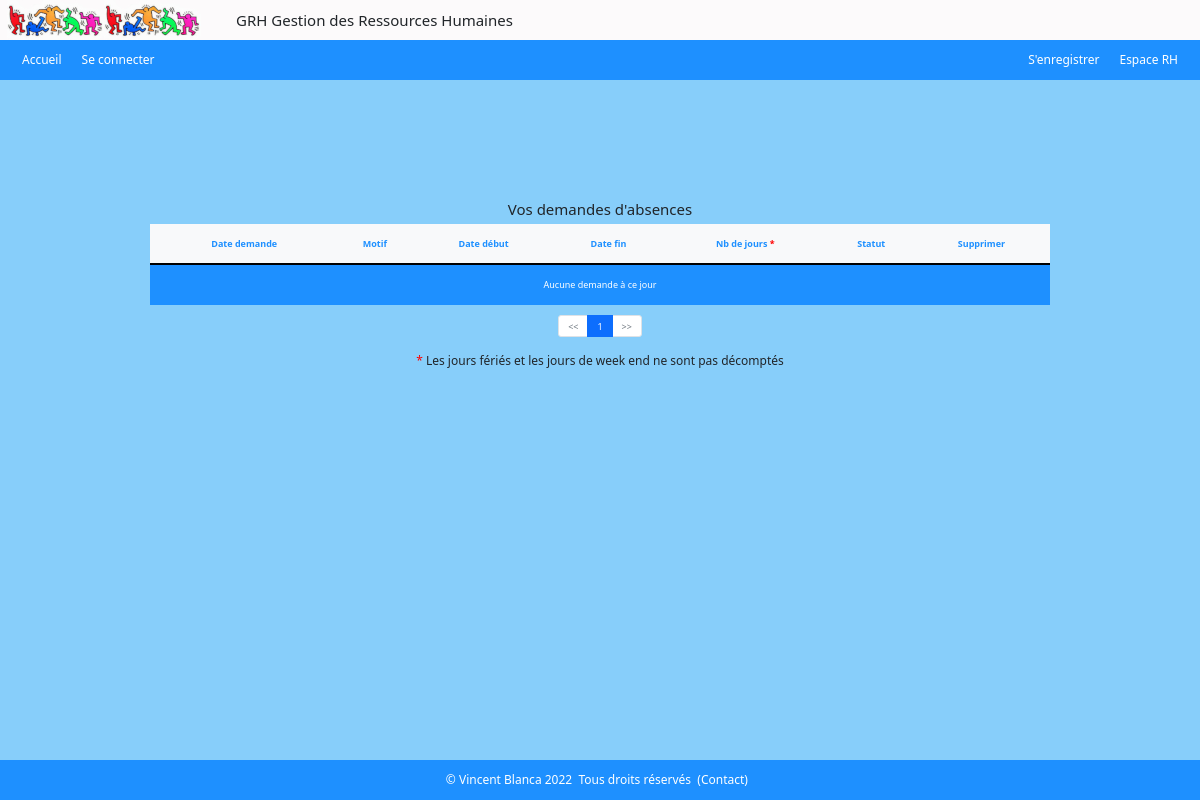
The page /index.php?action=consultDemAbs (signed in) on the database as committed earlier.
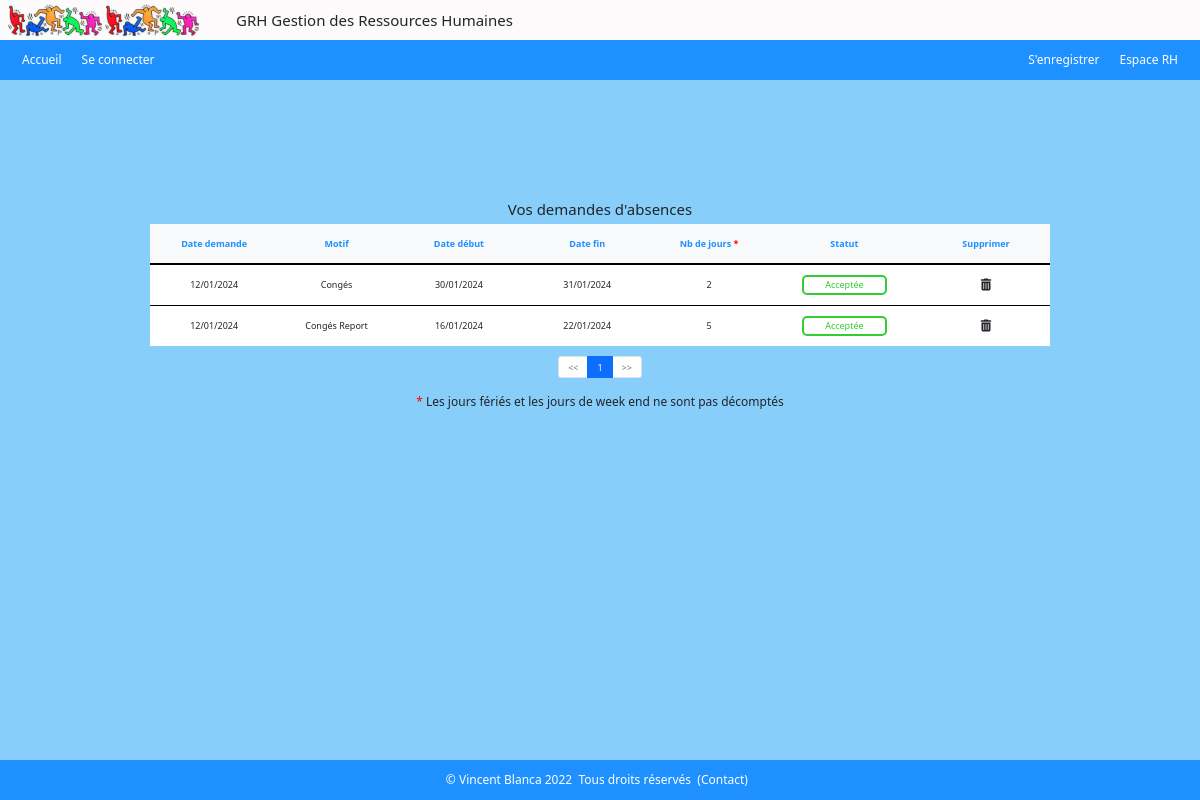
The same page on the database as committed later.
### tables this page shows
CREATE TABLE IF NOT EXISTS `demande_absence` (
  `demabsid` int NOT NULL AUTO_INCREMENT,
  `date_dem` date NOT NULL,
  `date_deb` date NOT NULL,
  `date_fin` date NOT NULL,
  `annee` year NOT NULL,
  `nb_j` int NOT NULL,
  `etat` varchar(50) NOT NULL,
  `empid` int UNSIGNED NOT NULL,
  `typeid` int NOT NULL,
  PRIMARY KEY (`demabsid`),
  KEY `empid` (`empid`),
  KEY `typeid` (`typeid`)
);

CREATE TABLE IF NOT EXISTS `type_conge` (
  `id` int NOT NULL AUTO_INCREMENT,
  `libelle` varchar(50) NOT NULL,
  PRIMARY KEY (`id`)
);

### controlers/controler_consult_dem_abs.php (called while the page is built, shortened)
<?php
require ('./models/model_consult_dem_abs.php');
function consultDemAbs()
{
    $id = $_SESSION['id'];
    $req_dem_abs = getDemAbsUser($id);
    $dem_abs = $req_dem_abs->fetchAll(PDO::FETCH_ASSOC);
    if(isset($_GET['page']) && !empty($_GET['page'])) {
        $page = $_GET['page'];
    } else {
        $page = 1;
    }
    $nbLignesPage = 10;
    $nbLignes     = count($dem_abs);
    if($nbLignes == 0) {
        $nbLignes = 1;
    }
    $mapage = new Pagination($page);
    $mapage->setNbPages($nbLignesPage, $nbLignes);
    $mapage->setRecords($nbLignes);
    $mapage->setNbLignesPages($nbLignesPage);
    require('./views/view_consult_dem_abs.php');
}

### models/model_consult_dem_abs.php (called while the page is built, shortened)
<?php
function getDemAbsUser($id)
{
    $bdd = $GLOBALS['bdd'];
    $req_dem_abs = $bdd->prepare("SELECT * FROM demande_absence da, type_conge tc WHERE empid =:empid AND da.typeid = tc.id ORDER BY da.date_deb DESC");
    $req_dem_abs->execute(
        [
            'empid' => $id,
        ]
    );
    return $req_dem_abs;
}

### classes/pagination.class.php (called while the page is built, shortened)
<?php
class Pagination
{
    public $nbpages;
    public $nblignespages;
    public $nbrecords;
    public $page;
    public function __construct(int $page)
    {
        $this->page = $page;
    }
    public function getPage() : int
    {
        return $this->page;
    }
    public function getNbPages() : int
    {
        return $this->nbpages;
    }
    public function setRecords(int $nbrecords)
    {
        $this->nbrecords = $nbrecords;
    }
    public function setNbLignesPages(int $nblignespages)
    {
        $this->nblignespages = $nblignespages;
    }
    public function setNbPages(int $nblignespages, int $nbrecords)
    {
        $this->nbpages = ceil($nbrecords / $nblignespages);
    }
    public function nextPage() : Pagination
    {
        $page = $this->page + 1;
        $nbpages = $this->nbpages;
        if ($page > $nbpages) {
            $page = $nbpages;
        }
        $next_page = new Pagination($page);
        return $next_page;
    }
    public function previousPage() : Pagination
    {
        $page = $this->page - 1;
        if ($page < 1) {
            $page = 1;
        }
        $next_page = new Pagination($page);
        return $next_page;
    }
    public function firstLine() : int
    {
        $firstLine = ($this->page - 1) * $this->nblignespages;
        return $firstLine;
    }
    public function lastLine() : int
    {
        $lastLine = ($this->page * $this->nblignespages) - 1;
        if ($lastLine >= $this->nbrecords) {
            $lastLine = $lastLine - ($lastLine - $this->nbrecords) - 1;
        }
        return $lastLine;
    }
}

### includes/inc_functions.php (called while the page is built, shortened)
<?php
function inverseDate($date)
{
    $tab = list($annee, $mois, $jour) = explode("-", $date);
    $date_inverse = $jour . "-" . $mois . "-" . $annee;
    return $date_inverse;
}
function formatDate($date) {
    $tab = list($jour, $mois, $annee) = explode("-", $date);
    $date_format = $jour . "/" . $mois . "/" . $annee;
    return $date_format;
}

### views/view_consult_dem_abs.php (the view, shortened to what this page needs)
<?php
require ('./includes/header.php');
?>
<div class="register">
    <h5>Vos demandes d'absences</h5>
        <table class="tableau">
            <thead>
                <tr>
                    <th>Date demande</th>
                    <th>Motif</th>
                    <th>Date début</th>
                    <th>Date fin</th>
                    <th>Nb de jours&nbsp;<span>*</span></th>
                    <th>Statut</th>
                    <th>Supprimer</th>
                </tr>
            </thead>
            <tbody>
                <?php if($dem_abs) :
                    for ($i=$mapage->firstLine(); $i <= $mapage->lastLine(); $i++) : ?>
                        <tr>
                            <td><?= formatDate(inverseDAte($dem_abs[$i]['date_dem'])) ?></td>
                            <td><?= $dem_abs[$i]['libelle'] ?></td>
                            <td><?= formatDate(inverseDAte($dem_abs[$i]['date_deb'])) ?></td>
                            <td><?= formatDate(inverseDAte($dem_abs[$i]['date_fin'])) ?></td>
                            <td><?= $dem_abs[$i]['nb_j'] ?></td>
                            <td><span class="<?= ($dem_abs[$i]['etat'] == 'En attente') ? 'attente' : (($dem_abs[$i]['etat'] == 'Acceptée' ? 'acceptee' : 'refusee')) ?>" ><?= $dem_abs[$i]['etat'] ?></span></td>
                            <form action="index.php?action=consultDemAbs" method="post">
                                <td><button type="submit" name="submit" class="btn btn-edit"><i class="fa fa-trash"></i></button></td>
                            </form>
                        </tr>
                    <?php
                    endfor;
                else : ?>
                    <tr><td colspan='7' style="color: white; background-color: dodgerblue; height: 40px;">Aucune demande à ce jour</td></tr>
                <?php
                endif;
                ?>
            </tbody>
        </table>
        <div class="pageform">
            <ul class="pagination">
                <li class="page-item <?= ($mapage->getPage() == 1) ? "disabled" : "" ?>">
                    <a href="index.php?action=consultDemAbs&page=<?= $mapage->previousPage()->getPage() ?>" class="page-link"><<</a>
                </li>
                <?php for ($i = 1; $i <= $mapage->getNbPages(); $i++) : ?>
                    <li class="page-item <?= ($mapage->getPage() == $i) ? "active" : "" ?>">
                        <a href="index.php?action=consultDemAbs&page=<?= $i ?>" class="page-link"><?= $i ?></a>
                    </li>
                <?php endfor; ?>
                <li class="page-item <?= ($mapage->getPage() == $mapage->getNbPages()) ? "disabled" : "" ?>">
                    <a href="index.php?action=consultDemAbs&page=<?= $mapage->nextPage()->getPage() ?>" class="page-link">>></a>
                </li>
            </ul>
        </div>
    <h6 class="champs"><span>*</span>&nbsp;Les jours fériés et les jours de week end ne sont pas décomptés</h6>
</div>
<?php
 require('./includes/footer.php');
?>

### index.php (shortened to what this page needs)
<?php
require('./controlers/controler_consult_dem_abs.php');
require('./admin/admin_controlers/controlerAdmin_dem_abs.php');
if (isset($_GET['action'])) {
    $action = $_GET['action'];
} else {
    $action = 'accueil';
}
switch($action) {
    case 'consultDemAbs' :
        consultDemAbs();
    break;
}

### includes/header.php (shortened to what this page needs)
<?php
if(isset($_SESSION['adminConnecte'])) {
  $adminConnecte = $_SESSION['adminConnecte'];
} else {
  $_SESSION['adminConnecte'] = false;
  $adminConnecte = false;
}
if(isset($_SESSION['userConnecte'])) {
  $userConnecte  = $_SESSION['userConnecte'];
} else {
  $_SESSION['userConnecte'] = false;
  $userConnecte  = false;
}
?>
<!DOCTYPE html>
<html lang="fr">
<head>
  <link rel="stylesheet" href="./css/monstyle.css" />
  <link rel="stylesheet" href="./css/laptop.css" media="screen and (max-width:1280px)" />
  <link rel="stylesheet" href="https://cdn.jsdelivr.net/npm/bootstrap-icons@1.8.3/font/bootstrap-icons.css">
  <link rel="stylesheet" href="//cdnjs.cloudflare.com/ajax/libs/bootstrap-datepicker/1.3.0/css/datepicker.min.css" />
  <link href="//maxcdn.bootstrapcdn.com/bootstrap/4.1.1/css/bootstrap.min.css" rel="stylesheet" id="bootstrap-css">
  <link href="https://cdn.jsdelivr.net/npm/bootstrap@5.0.2/dist/css/bootstrap.min.css" rel="stylesheet">
</head>
<body onload="myService()">
<div class="banhead">
  <div class="image"></div>
  <div class="grh"><h5>GRH Gestion des Ressources Humaines</h5></div>
</div>
<div class="baniere">
<?php if(!$adminConnecte) : ?>
  <?php if($userConnecte) : ?>
    <div class="banleft">
    <a href="index.php?action=welcome">Accueil</a>
      <div class="dropdown">
        <a class="nav-link dropdown-toggle text-white" href="#" id="navbardrop" data-toggle="dropdown" text-white>Profil</a>
          <div class="dropdown-menu">
            <a class="dropdown-item" href="index.php?action=welcome">Accueil</a>
            <a class="dropdown-item" href="index.php?action=profil">Consulter/Modifier</a>
            <a class="dropdown-item" href="#" data-bs-toggle="modal" data-bs-target="#aurevoir">Déconnexion</a>
          </div>
      </div>
      <div class="dropdown">
        <a class="nav-link dropdown-toggle text-white" href="#" id="navbardrop" data-toggle="dropdown">Pointage</a>
          <div class="dropdown-menu">
            <a class="dropdown-item" href="index.php?action=pointage">Saisie</a>
            <a class="dropdown-item" href="index.php?action=histo_point">Historique</a>
          </div>
      </div>
      <div class="dropdown">
        <a class="nav-link dropdown-toggle text-white" href="#" id="navbardrop" data-toggle="dropdown">Absences</a>
          <div class="dropdown-menu">
            <a class="dropdown-item" href="index.php?action=absences">Saisie</a>
            <a class="dropdown-item" href="index.php?action=consultDemAbs">Liste demandes</a>
            <a class="dropdown-item" href="index.php?action=histoAbsences">Historique</a>
            <a class="dropdown-item" href="index.php?action=planning">Planning</a>
          </div>
      </div>
    </div>
    <div class="banright">
      <a href="#" data-bs-toggle="modal" data-bs-target="#aurevoir">Déconnexion</a>
    </div>
  <?php else : ?>
    <div class="banleft">
      <a href="index.php?action=accueil">Accueil</a>
      <a href="index.php?action=connect">Se connecter</a>
    </div>
    <div class="banright">
      <a href="index.php?action=registration">S'enregistrer</a>
      <a href="index.php?action=adminConnect">Espace RH</a>
    </div>
  <?php endif; ?>
  <?php endif; ?>
</div>

### includes/footer.php (shortened to what this page needs)
        <div class="baspage">
            <div class="copyright">
                ©&nbsp;Vincent&nbsp;Blanca&nbsp;2022&nbsp;&nbsp;Tous droits réservés&nbsp;&nbsp;(<a href="mailto:vincent.blanca@dgfip.finances.gouv.fr">Contact</a>)&nbsp;&nbsp;
            </div>
        </div>
    </body>
</html>

### css/monstyle.css (style rules this page uses)
html, body { margin:0; padding:0; height:100%; }
body { background-color: #fcfafb; }
.register { height: calc(100% - 240px); background-color: #fcfafb; }
.baniere { display: flex; padding: 10px; align-items: center; background-color: dodgerblue; height: 80px; }
.banhead { display: flex; align-items: center; height: 80px; align-items: center; background-color: #fcfafb; }
div.banhead>div.image { background:url("../images/KeithHaringpetite.jpeg"); height: 80px; width: 194px; margin-left: 5px; }
div.banhead>div.grh { padding: 30px; }
.baniere>.banleft { display: flex; column-gap: 20px; padding-left: 20px; align-items: center; width: 900px; }
.baniere>.banright { display: flex; flex-grow: 1; justify-content: flex-end; align-items: center; padding-right: 20px; column-gap: 20px; color: white; }
.baniere>.banright>a, .baniere>.banleft>a { text-decoration: none; color: white; }
.baspage { display: flex; justify-content: center; align-items: center; background-color: dodgerblue; height: 80px; margin-bottom: 0px; }
.baspage>.copyright { display: flex; align-items: center; justify-content: center; width : 600px; color: white; }
.copyright>a { text-decoration: none; color: white; }
.register { display: flex; padding-top: 50px; align-items: center; flex-direction: column; }
span { color : red; }
.register>.tableau { width: calc(100% - 900px); background-color: white; }
tbody { text-align: center; }
.tableau>thead { color: dodgerblue; text-align: center; }
.tableau>thead>tr { background-color: #f8f9fa; border-bottom : 2px solid black; height: 40px; }
.tableau>tbody>tr { height: 41px; border-bottom: 1px solid black; }
.tableau>tbody>tr:last-child { border-bottom: none; }
.tableau>tbody>tr>td { width: 340px; }
.btn { background-color: unset; }
.pageform { margin-top: 10px; }
span.attente,span.acceptee, span.refusee { border-radius: 5px 5px; padding: 1px; text-align: center; display: inline-block; width: 85px; }
span.acceptee { border: 2px solid limegreen; color: limegreen; }
h6.champs { margin-top: 5px; }

### css/laptop.css (style rules this page uses)
html, body, div.register, div.registration, div.civilite { font-size: 0.75rem; }
div.register { height: calc(100% - 120px); background-color:lightskyblue; }
.banhead, .baniere, .banright, .banleft, .baspage { height: 40px; padding: 2px; font-size: 1rem; }
.baspage { margin-top: 0px; }
h6.champs, h6.lien_form { margin-top: 5px; }
div.register>.tableau { width: 900px; }
div.banhead>.grh { padding: 5px; }
div.grh>h5 { margin: 5px; }
div.banhead>div.image { background:url("../images/KeithHaringmini.jpeg"); height: 40px; }

Rows that differ between the two databases and show on the page:
added demande_absence: date_dem "12/01/2024", typeid.libelle "Congés", date_deb "30/01/2024", date_fin "31/01/2024", nb_j "2", etat "Acceptée"
added demande_absence: date_dem "12/01/2024", typeid.libelle "Congés Report", date_deb "16/01/2024", date_fin "22/01/2024", nb_j "5", etat "Acceptée"
Other text that changed with them:
text no longer shown: "Aucune demande à ce jour"
